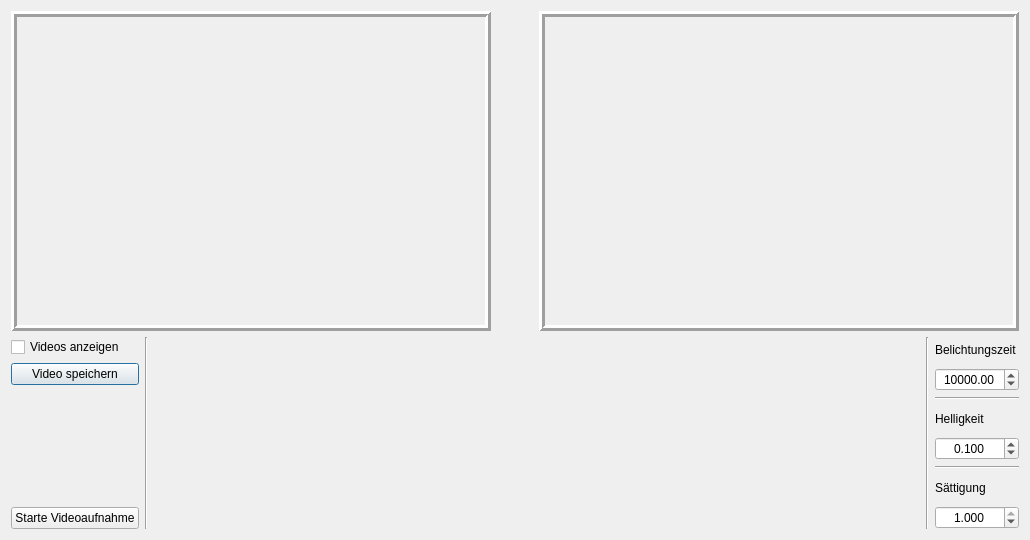
<?xml version="1.0" encoding="UTF-8"?>
<ui version="4.0">
 <class>CameraBasedView</class>
 <widget class="QDialog" name="CameraBasedView">
  <property name="geometry">
   <rect>
    <x>0</x>
    <y>0</y>
    <width>1030</width>
    <height>540</height>
   </rect>
  </property>
  <property name="minimumSize">
   <size>
    <width>1030</width>
    <height>540</height>
   </size>
  </property>
  <property name="maximumSize">
   <size>
    <width>1030</width>
    <height>540</height>
   </size>
  </property>
  <property name="windowTitle">
   <string>Kamerabasierte Verarbeitung</string>
  </property>
  <layout class="QGridLayout" name="gridLayout">
   <item row="0" column="0">
    <layout class="QVBoxLayout" name="verticalLayout_12">
     <item>
      <layout class="QHBoxLayout" name="horizontalLayout_5">
       <item>
        <widget class="QLabel" name="videoLabelLeft">
         <property name="minimumSize">
          <size>
           <width>480</width>
           <height>320</height>
          </size>
         </property>
         <property name="maximumSize">
          <size>
           <width>480</width>
           <height>320</height>
          </size>
         </property>
         <property name="autoFillBackground">
          <bool>true</bool>
         </property>
         <property name="frameShape">
          <enum>QFrame::Box</enum>
         </property>
         <property name="frameShadow">
          <enum>QFrame::Raised</enum>
         </property>
         <property name="lineWidth">
          <number>3</number>
         </property>
         <property name="text">
          <string/>
         </property>
        </widget>
       </item>
       <item>
        <spacer name="horizontalSpacer_3">
         <property name="orientation">
          <enum>Qt::Horizontal</enum>
         </property>
         <property name="sizeHint" stdset="0">
          <size>
           <width>40</width>
           <height>20</height>
          </size>
         </property>
        </spacer>
       </item>
       <item>
        <widget class="QLabel" name="videoLabelRight">
         <property name="minimumSize">
          <size>
           <width>480</width>
           <height>320</height>
          </size>
         </property>
         <property name="maximumSize">
          <size>
           <width>480</width>
           <height>320</height>
          </size>
         </property>
         <property name="autoFillBackground">
          <bool>true</bool>
         </property>
         <property name="frameShape">
          <enum>QFrame::Box</enum>
         </property>
         <property name="frameShadow">
          <enum>QFrame::Raised</enum>
         </property>
         <property name="lineWidth">
          <number>3</number>
         </property>
         <property name="text">
          <string/>
         </property>
        </widget>
       </item>
      </layout>
     </item>
     <item>
      <layout class="QHBoxLayout" name="horizontalLayout_6">
       <item>
        <layout class="QVBoxLayout" name="verticalLayout_13">
         <item>
          <widget class="QCheckBox" name="showVideosCheckBox">
           <property name="text">
            <string>Videos anzeigen</string>
           </property>
           <property name="checked">
            <bool>false</bool>
           </property>
          </widget>
         </item>
         <item>
          <widget class="QPushButton" name="saveVideoButton">
           <property name="text">
            <string>Video speichern</string>
           </property>
          </widget>
         </item>
         <item>
          <spacer name="verticalSpacer_4">
           <property name="orientation">
            <enum>Qt::Vertical</enum>
           </property>
           <property name="sizeHint" stdset="0">
            <size>
             <width>20</width>
             <height>40</height>
            </size>
           </property>
          </spacer>
         </item>
         <item>
          <widget class="QPushButton" name="startStopRecording">
           <property name="text">
            <string>Starte Videoaufnahme</string>
           </property>
          </widget>
         </item>
        </layout>
       </item>
       <item>
        <widget class="Line" name="line_4">
         <property name="orientation">
          <enum>Qt::Vertical</enum>
         </property>
        </widget>
       </item>
       <item>
        <spacer name="horizontalSpacer_4">
         <property name="orientation">
          <enum>Qt::Horizontal</enum>
         </property>
         <property name="sizeHint" stdset="0">
          <size>
           <width>40</width>
           <height>20</height>
          </size>
         </property>
        </spacer>
       </item>
       <item>
        <widget class="Line" name="line_3">
         <property name="orientation">
          <enum>Qt::Vertical</enum>
         </property>
        </widget>
       </item>
       <item>
        <layout class="QVBoxLayout" name="verticalLayout_4">
         <item>
          <layout class="QVBoxLayout" name="verticalLayout">
           <item>
            <widget class="QLabel" name="label">
             <property name="text">
              <string>Belichtungszeit</string>
             </property>
            </widget>
           </item>
           <item>
            <widget class="QDoubleSpinBox" name="doubleSpinBox">
             <property name="alignment">
              <set>Qt::AlignCenter</set>
             </property>
             <property name="buttonSymbols">
              <enum>QAbstractSpinBox::UpDownArrows</enum>
             </property>
             <property name="minimum">
              <double>1.000000000000000</double>
             </property>
             <property name="maximum">
              <double>999999.000000000000000</double>
             </property>
             <property name="value">
              <double>10000.000000000000000</double>
             </property>
            </widget>
           </item>
          </layout>
         </item>
         <item>
          <widget class="Line" name="line">
           <property name="orientation">
            <enum>Qt::Horizontal</enum>
           </property>
          </widget>
         </item>
         <item>
          <layout class="QVBoxLayout" name="verticalLayout_2">
           <item>
            <widget class="QLabel" name="label_3">
             <property name="text">
              <string>Helligkeit</string>
             </property>
            </widget>
           </item>
           <item>
            <widget class="QDoubleSpinBox" name="doubleSpinBox_2">
             <property name="alignment">
              <set>Qt::AlignCenter</set>
             </property>
             <property name="buttonSymbols">
              <enum>QAbstractSpinBox::UpDownArrows</enum>
             </property>
             <property name="decimals">
              <number>3</number>
             </property>
             <property name="minimum">
              <double>-1.000000000000000</double>
             </property>
             <property name="maximum">
              <double>1.000000000000000</double>
             </property>
             <property name="singleStep">
              <double>0.010000000000000</double>
             </property>
             <property name="value">
              <double>0.100000000000000</double>
             </property>
            </widget>
           </item>
          </layout>
         </item>
         <item>
          <widget class="Line" name="line_2">
           <property name="orientation">
            <enum>Qt::Horizontal</enum>
           </property>
          </widget>
         </item>
         <item>
          <layout class="QVBoxLayout" name="verticalLayout_3">
           <item>
            <widget class="QLabel" name="label_2">
             <property name="text">
              <string>Sättigung</string>
             </property>
            </widget>
           </item>
           <item>
            <widget class="QDoubleSpinBox" name="doubleSpinBox_3">
             <property name="alignment">
              <set>Qt::AlignCenter</set>
             </property>
             <property name="decimals">
              <number>3</number>
             </property>
             <property name="maximum">
              <double>1.000000000000000</double>
             </property>
             <property name="singleStep">
              <double>0.010000000000000</double>
             </property>
             <property name="value">
              <double>1.000000000000000</double>
             </property>
            </widget>
           </item>
          </layout>
         </item>
        </layout>
       </item>
      </layout>
     </item>
    </layout>
   </item>
  </layout>
 </widget>
 <resources/>
 <connections/>
</ui>
